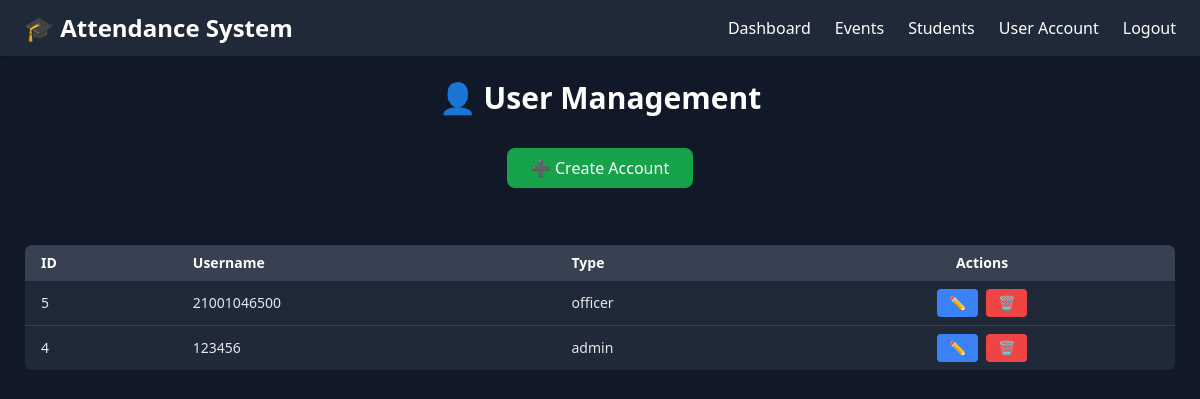
The app's page /create_account (signed in) with its own data.
### tables this page shows
CREATE TABLE user_accounts (
    id INTEGER PRIMARY KEY AUTOINCREMENT,
    username TEXT NOT NULL UNIQUE,
    password TEXT NOT NULL,
    user_type TEXT NOT NULL CHECK(user_type IN ('admin', 'officer')),
    created_at TIMESTAMP DEFAULT CURRENT_TIMESTAMP
);

### app/routes/auth.py (the view, shortened to what this page needs)
@bp.route("/create_account", methods=["GET", "POST"])
@login_required
def create_account():
    if session.get("user_type") == "officer":
        flash("❌ You do not have permission to access this page.", "danger")
        return redirect(url_for("dashboard.dashboard"))
    conn = get_db_connection()
    cur = conn.cursor()
    cur.execute("SELECT * FROM user_accounts ORDER BY id DESC")
    users = cur.fetchall()
    conn.close()
    return render_template("create_account.html", users=users)

### app/routes/auth.py (called while the page is built)
def get_db_connection():
    conn = sqlite3.connect(DB_PATH)
    conn.row_factory = sqlite3.Row
    return conn

def login_required(f):
    @wraps(f)
    def decorated_function(*args, **kwargs):
        if "user_id" not in session:
            flash("⚠️ Please log in to access this page.", "warning")
            return redirect(url_for("auth.login"))
        return f(*args, **kwargs)
    return decorated_function

### app/templates/create_account.html (shortened to what this page needs)
{% extends "base.html" %}
{% block content %}
<div class="flex flex-col h-full p-6 gap-8">
  <h2 class="text-3xl font-bold text-white text-center">👤 User Management</h2>
  <div class="text-center">
    <button onclick="openModal('accountModal')"
      class="px-6 py-2 bg-green-600 text-white rounded-lg hover:bg-green-500 transition">
      ➕ Create Account
    </button>
  </div>
  <div class="overflow-x-auto mt-6">
    <table class="w-full text-sm text-left border border-gray-700 rounded-lg overflow-hidden">
      <thead class="bg-gray-700 text-white">
        <tr>
          <th class="px-4 py-2">ID</th>
          <th class="px-4 py-2">Username</th>
          <th class="px-4 py-2">Type</th>
          <th class="px-4 py-2 text-center">Actions</th>
        </tr>
      </thead>
      <tbody class="bg-gray-800 text-gray-200">
        {% for user in users %}
        <tr class="border-b border-gray-700 hover:bg-gray-700">
          <td class="px-4 py-2">{{ user.id }}</td>
          <td class="px-4 py-2">{{ user.username }}</td>
          <td class="px-4 py-2">{{ user.user_type }}</td>
          <td class="px-4 py-2 flex gap-2 justify-center">
            <button onclick="openModal('editModal{{ user.id }}')"
              class="bg-blue-500 hover:bg-blue-400 text-white px-3 py-1 rounded">✏️</button>
            <form action="{{ url_for('auth.delete_account', user_id=user.id) }}" method="POST" class="inline">
              <button type="submit" class="bg-red-500 hover:bg-red-400 text-white px-3 py-1 rounded">🗑️</button>
            </form>
          </td>
        </tr>
        {% else %}
        <tr>
          <td colspan="4" class="text-center text-gray-400 py-4">No accounts yet.</td>
        </tr>
        {% endfor %}
      </tbody>
    </table>
  </div>
</div>
{% endblock %}

### records on screen
user_accounts: id "5", username "21001046500", user_type "officer"
user_accounts: id "4", username "123456", user_type "admin"
